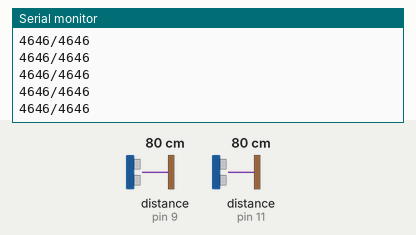
The sketch below on a simulated Arduino Uno, built with avr-gcc and run on an emulated ATmega328P. Shown: the last lines printed to the serial monitor. Wiring (inferred from the names in the program): 2 × ultrasonic range finder: trigger pin 8, echo pin 9 / trigger pin 10, echo pin 11. The inputs (shaded band) are chosen by the test bench; at power-on: distance to the obstacle (sensors on pin 9, pin 11) 80 cm. The echo pulse lasts 58.3 µs per cm.

Above: at 1.2 s.
1.3 s: distance to the obstacle (sensor on pin 9) set to 2 cm
At 1.34 s:
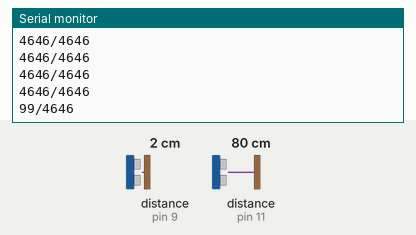
2.8 s: distance to the obstacle (sensor on pin 11) set to 2 cm
At 2.82 s:
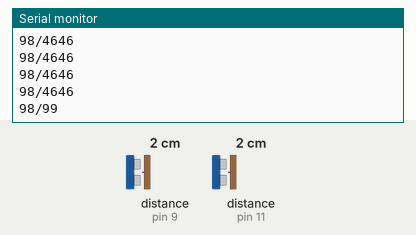
4.3 s: distance to the obstacle (sensor on pin 9) set to 4 cm
At 4.34 s:
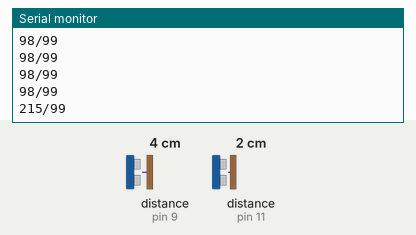
5.8 s: distance to the obstacle (sensor on pin 11) set to 120 cm
At 5.87 s:
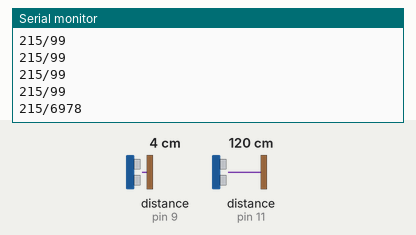
Timing chart, 0 to 8.8 s (numbered marks = the images above; inputs shaded):
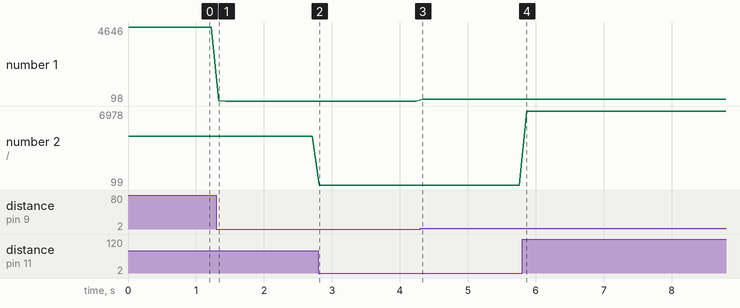

The sketch:

Hotel_sensor_version_Java_2.ino
```cpp
int Trig1 = 8;
int Echo1 = 9;
int Trig2 = 10;
int Echo2 = 11;
int Duration1;
int Duration2;

void setup() {
  Serial.begin(9600);
  pinMode(Trig1,OUTPUT);
  pinMode(Echo1,INPUT);
  pinMode(Trig2,OUTPUT);
  pinMode(Echo2,INPUT);
}

void loop() {
  digitalWrite(Trig1,HIGH);
  delayMicroseconds(1);
  digitalWrite(Trig1,LOW);
  Duration1 = pulseIn(Echo1,HIGH,1000000);
  digitalWrite(Trig2,HIGH);
  delayMicroseconds(1);
  digitalWrite(Trig2,LOW);
  Duration2 = pulseIn(Echo2,HIGH,1000000);
  Serial.print((int)Duration1);
  Serial.print("/");
  Serial.println((int)Duration2);
  delay(100);
}
```

Measured:
- after the input at 1.3 s, the serial monitor: prints a new line at once (image 1)
- after the input at 2.8 s, the serial monitor: prints a new line at once (image 2)
- after the input at 4.3 s, the serial monitor: prints a new line at once (image 3)
- after the input at 5.8 s, the serial monitor: prints a new line after 0.07 s (image 4)
- plotted number 1: 4646 → 98 after the input at 1.3 s, 98 → 215 after the input at 4.3 s
- plotted number 2: 99 → 6978 after the input at 5.8 s
